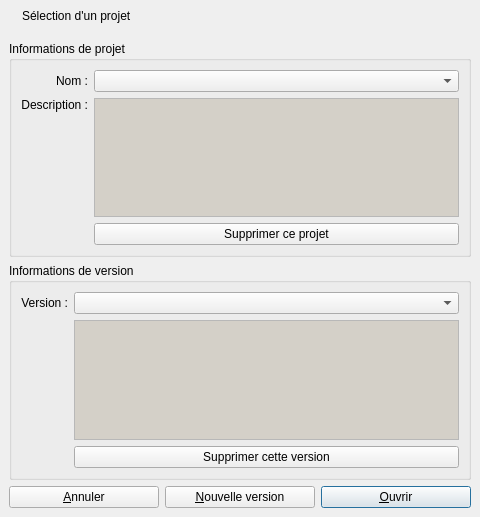
<?xml version="1.0" encoding="UTF-8"?>
<ui version="4.0">
 <class>Form_Project_Selection</class>
 <widget class="QDialog" name="Form_Project_Selection">
  <property name="windowModality">
   <enum>Qt::ApplicationModal</enum>
  </property>
  <property name="geometry">
   <rect>
    <x>0</x>
    <y>0</y>
    <width>480</width>
    <height>517</height>
   </rect>
  </property>
  <property name="windowTitle">
   <string>Sélection d'un projet</string>
  </property>
  <property name="layoutDirection">
   <enum>Qt::LeftToRight</enum>
  </property>
  <property name="sizeGripEnabled">
   <bool>false</bool>
  </property>
  <property name="modal">
   <bool>true</bool>
  </property>
  <layout class="QVBoxLayout" name="verticalLayout">
   <property name="spacing">
    <number>0</number>
   </property>
   <property name="margin">
    <number>0</number>
   </property>
   <item>
    <widget class="QWidget" name="project_widget_title" native="true">
     <layout class="QHBoxLayout" name="horizontalLayout_2">
      <item>
       <widget class="QLabel" name="label_4">
        <property name="pixmap">
         <pixmap resource="../../resources.qrc">:/images/48x48/box.png</pixmap>
        </property>
       </widget>
      </item>
      <item>
       <widget class="QLabel" name="title">
        <property name="sizePolicy">
         <sizepolicy hsizetype="Expanding" vsizetype="Preferred">
          <horstretch>0</horstretch>
          <verstretch>0</verstretch>
         </sizepolicy>
        </property>
        <property name="text">
         <string>Sélection d'un projet</string>
        </property>
       </widget>
      </item>
     </layout>
    </widget>
   </item>
   <item>
    <widget class="QWidget" name="widget_content" native="true">
     <layout class="QGridLayout" name="gridLayout">
      <item row="1" column="0">
       <widget class="QGroupBox" name="groupBox_2">
        <property name="title">
         <string>Informations de version</string>
        </property>
        <layout class="QGridLayout" name="gridLayout_3">
         <item row="0" column="0">
          <widget class="QLabel" name="label_3">
           <property name="text">
            <string>Version :</string>
           </property>
           <property name="alignment">
            <set>Qt::AlignRight|Qt::AlignTrailing|Qt::AlignVCenter</set>
           </property>
          </widget>
         </item>
         <item row="0" column="1">
          <widget class="QComboBox" name="projects_versions_list"/>
         </item>
         <item row="1" column="1">
          <widget class="QTextEdit" name="project_version_description">
           <property name="enabled">
            <bool>true</bool>
           </property>
           <property name="palette">
            <palette>
             <active>
              <colorrole role="Base">
               <brush brushstyle="SolidPattern">
                <color alpha="255">
                 <red>212</red>
                 <green>208</green>
                 <blue>200</blue>
                </color>
               </brush>
              </colorrole>
             </active>
             <inactive>
              <colorrole role="Base">
               <brush brushstyle="SolidPattern">
                <color alpha="255">
                 <red>212</red>
                 <green>208</green>
                 <blue>200</blue>
                </color>
               </brush>
              </colorrole>
             </inactive>
             <disabled>
              <colorrole role="Base">
               <brush brushstyle="SolidPattern">
                <color alpha="255">
                 <red>212</red>
                 <green>208</green>
                 <blue>200</blue>
                </color>
               </brush>
              </colorrole>
             </disabled>
            </palette>
           </property>
           <property name="readOnly">
            <bool>true</bool>
           </property>
          </widget>
         </item>
         <item row="2" column="1">
          <widget class="QPushButton" name="button_delete_project_version">
           <property name="text">
            <string>Supprimer cette version</string>
           </property>
          </widget>
         </item>
        </layout>
       </widget>
      </item>
      <item row="3" column="0">
       <layout class="QHBoxLayout" name="horizontalLayout">
        <item>
         <widget class="QPushButton" name="button_cancel">
          <property name="text">
           <string>&amp;Annuler</string>
          </property>
         </widget>
        </item>
        <item>
         <widget class="QPushButton" name="button_new_version">
          <property name="text">
           <string>&amp;Nouvelle version</string>
          </property>
         </widget>
        </item>
        <item>
         <widget class="QPushButton" name="button_open">
          <property name="text">
           <string>&amp;Ouvrir</string>
          </property>
          <property name="default">
           <bool>true</bool>
          </property>
         </widget>
        </item>
       </layout>
      </item>
      <item row="0" column="0">
       <widget class="QGroupBox" name="groupBox">
        <property name="title">
         <string>Informations de projet</string>
        </property>
        <layout class="QGridLayout" name="gridLayout_2">
         <item row="1" column="1">
          <widget class="QTextEdit" name="project_description">
           <property name="enabled">
            <bool>true</bool>
           </property>
           <property name="palette">
            <palette>
             <active>
              <colorrole role="Base">
               <brush brushstyle="SolidPattern">
                <color alpha="255">
                 <red>212</red>
                 <green>208</green>
                 <blue>200</blue>
                </color>
               </brush>
              </colorrole>
             </active>
             <inactive>
              <colorrole role="Base">
               <brush brushstyle="SolidPattern">
                <color alpha="255">
                 <red>212</red>
                 <green>208</green>
                 <blue>200</blue>
                </color>
               </brush>
              </colorrole>
             </inactive>
             <disabled>
              <colorrole role="Base">
               <brush brushstyle="SolidPattern">
                <color alpha="255">
                 <red>236</red>
                 <green>233</green>
                 <blue>233</blue>
                </color>
               </brush>
              </colorrole>
             </disabled>
            </palette>
           </property>
           <property name="readOnly">
            <bool>true</bool>
           </property>
          </widget>
         </item>
         <item row="0" column="1">
          <widget class="QComboBox" name="projects_list">
           <property name="enabled">
            <bool>true</bool>
           </property>
           <property name="editable">
            <bool>false</bool>
           </property>
          </widget>
         </item>
         <item row="0" column="0">
          <widget class="QLabel" name="label">
           <property name="text">
            <string>Nom :</string>
           </property>
           <property name="alignment">
            <set>Qt::AlignRight|Qt::AlignTrailing|Qt::AlignVCenter</set>
           </property>
          </widget>
         </item>
         <item row="1" column="0">
          <widget class="QLabel" name="label_2">
           <property name="text">
            <string>Description :</string>
           </property>
           <property name="alignment">
            <set>Qt::AlignRight|Qt::AlignTop|Qt::AlignTrailing</set>
           </property>
          </widget>
         </item>
         <item row="2" column="1">
          <widget class="QPushButton" name="button_delete_project">
           <property name="text">
            <string>Supprimer ce projet</string>
           </property>
          </widget>
         </item>
        </layout>
       </widget>
      </item>
     </layout>
    </widget>
   </item>
  </layout>
 </widget>
 <tabstops>
  <tabstop>projects_list</tabstop>
  <tabstop>project_description</tabstop>
  <tabstop>button_delete_project</tabstop>
  <tabstop>projects_versions_list</tabstop>
  <tabstop>project_version_description</tabstop>
  <tabstop>button_delete_project_version</tabstop>
  <tabstop>button_cancel</tabstop>
  <tabstop>button_new_version</tabstop>
  <tabstop>button_open</tabstop>
 </tabstops>
 <resources>
  <include location="../../resources.qrc"/>
  <include location="../../resources.qrc"/>
  <include location="../../resources.qrc"/>
  <include location="../../resources.qrc"/>
  <include location="../../resources.qrc"/>
  <include location="../../resources.qrc"/>
  <include location="../../resources.qrc"/>
 </resources>
 <connections/>
</ui>
